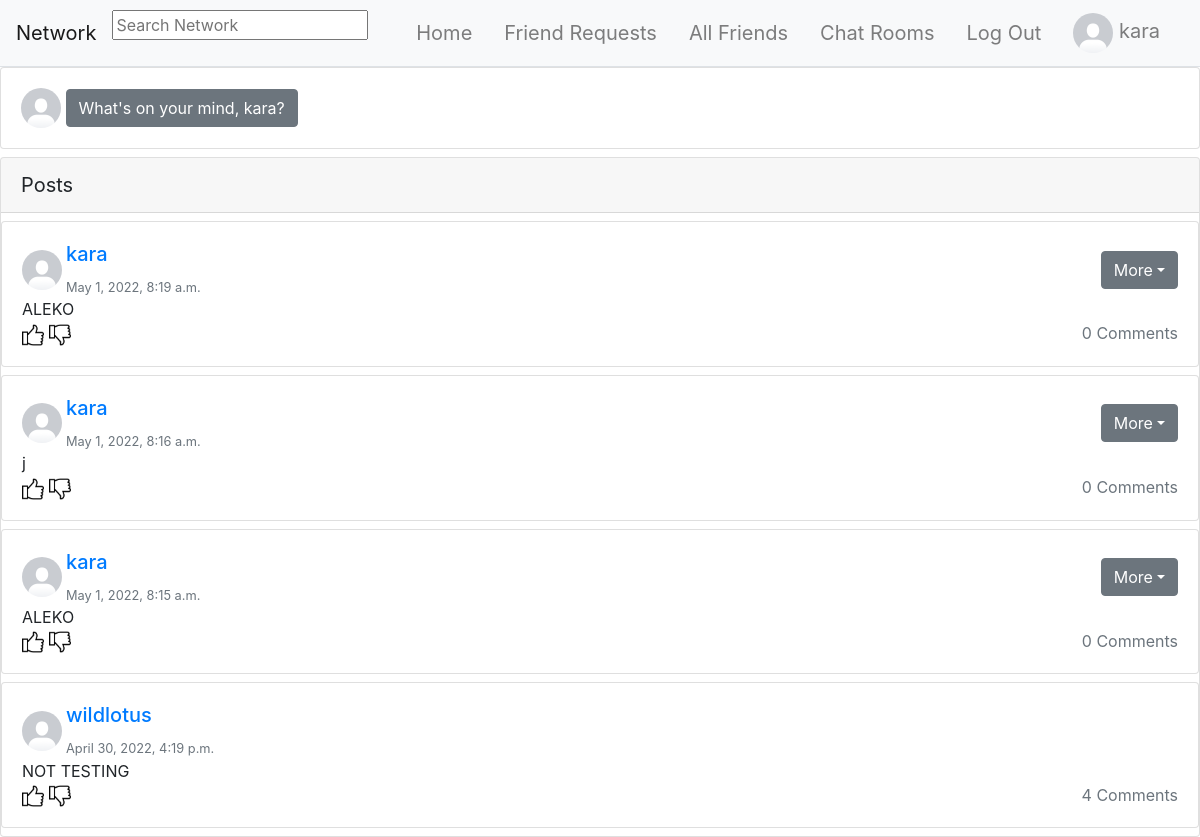
Screenshot of / (signed in) with the database file from the repository.
### network/models.py (models this page shows, shortened)
class User(AbstractUser):
    pass

class UserProfile(models.Model):
    id = models.UUIDField(primary_key=True, default=uuid.uuid4, editable=False)
    user = models.OneToOneField(User, related_name="profile", on_delete=models.CASCADE)
    bio = models.TextField(default="No Bio...", max_length=101)
    picture = models.ImageField(default="default_profile_image.png")
    friends = models.ManyToManyField(to="self", blank=True, related_name="+", symmetrical=False)
    blocked = models.ManyToManyField(to="self", blank=True, related_name="+", symmetrical=False)

class Post(models.Model):
    id = models.UUIDField(primary_key=True, default=uuid.uuid4, editable=False)
    author = models.ForeignKey(UserProfile, on_delete=models.CASCADE)
    description = models.TextField()
    only_friends = models.BooleanField(default=False)
    only_me = models.BooleanField(default=False)
    timestamp = models.DateTimeField(default=timezone.now)
    likes = models.ManyToManyField(UserProfile, blank=True, related_name="likes")
    dislikes = models.ManyToManyField(UserProfile, blank=True, related_name="dislikes")

### network/views.py (the view)
# urls.py: path("", views.index, name="index"),
@login_required
def index(request):
    return render(request, "network/index.html", {
        "posts": ignore_blocked_users_posts(request.user.profile),
    })

### network/views.py (called while the page is built)
@login_required
def ignore_blocked_users_posts(profile):
    blocked_profiles = profile.blocked.all()
    posts = Post.objects.filter(
        ~Q(author__in=blocked_profiles)
    ).order_by('-timestamp')
    print(posts)
    return posts

### templates/network/index.html (shortened to what this page needs)
{% extends "network/layout.html" %} {% load static %} {% load mathfilters %}
{% block body %}
{% if not search %}
    <div id="newPost">
        <div class="card">
            <div class="card-body">
                <a href="{% url 'profile' request.user.profile.id %}">
                    <img src="{{ request.user.profile.picture.url }}" class="d-inline" alt="Logged in Profile Picture"
                        width="40px" height="40px" style="border-radius: 50%">
                </a>
                <button type="button" class="btn btn-secondary" data-toggle="modal" data-target="#myModal" id="postModal">What's on your
                    mind, {{ request.user.username }}?</button>
            </div>
        </div>
    </div>
{% endif %}
{% if search %}
    <div class="card">
        <div class="card-header" style="font-size: 20px;">Users</div>
        {% for profile in profiles %}
            {% include "network/profiles.html" %}
        {% empty %}
            <div class="d-flex justify-content-center text-muted">
                <h4 class="mt-3 mb-3">No users available</h4>
            </div>
        {% endfor %}
    </div>
    <div class="card">
        <div class="card-header" style="font-size: 20px;">Posts</div>
        {% for post in posts %}
            {% include "network/posts.html" %}
        {% empty %}
            <div class="d-flex justify-content-center text-muted">
                <h4 class="mt-3 mb-3">No posts available</h4>
            </div>
        {% endfor %}
    </div>
{% else %}
    <div class="card mt-2">
        <div class="card-header mb-2" style="font-size: 20px;">Posts</div>
        {% for post in posts %}
            {% include "network/posts.html" %}
        {% empty %}
            <div class="d-flex justify-content-center text-muted">
                <h4 class="mt-3 mb-3">No posts available</h4>
            </div>
        {% endfor %}
    </div>
{% endif %}
{% endblock %}

### templates/network/layout.html (shortened to what this page needs)
{% load static %}
<!DOCTYPE html>
<html lang="en">
<head>
    <link rel="stylesheet" href="https://stackpath.bootstrapcdn.com/bootstrap/4.4.1/css/bootstrap.min.css">
    <link rel="stylesheet" href="{% static 'network/css/styles.css' %}">
    <link rel="stylesheet" href="https://unpkg.com/@trevoreyre/autocomplete-js/dist/style.css">
</head>
<body>
    <nav class="navbar navbar-expand-lg navbar-light bg-light sticky-top border-bottom">
        <a class="navbar-brand" href="{% url 'index' %}">Network</a>
        {% if request.user.is_authenticated %}
            <div id="autocomplete" class="autocomplete" style="width: 320px;">
                <form action="{% url 'search_results' %}" method="get">
                    <input class="autocomplete-input" id="autocomplete_input" placeholder="Search Network" name="q">
                </form>
            </div>
        {% endif %}
        <div class="collapse navbar-collapse" id="navbarNav">
            <ul class="navbar-nav mx-auto">
                {% if user.is_authenticated %}
                <li class="nav-item">
                    <a class="navbar-brand nav-link" href="{% url 'index' %}">
                        Home
                    </a>
                </li>
                <li class="nav-item">
                    <a class="navbar-brand nav-link" href="{% url 'friend_requests' %}">
                        Friend Requests
                    </a>
                </li>
                <li class="nav-item">
                    <a class="navbar-brand nav-link" href="{% url 'friends' %}">
                        All Friends
                    </a>
                </li>
                <li class="nav-item">
                    <a class="navbar-brand nav-link" href="{% url 'chat:index' %}">
                        Chat Rooms
                    </a>
                </li>
                <li class="nav-item">
                    <a class="navbar-brand nav-link" href="{% url 'account_logout' %}">
                        Log Out
                    </a>
                </li>
                {% endif %}
            </ul>
            {% if user.is_authenticated %}
                <ul class="navbar-nav ml-auto">
                    <a class="nav-link navbar-brand" href="{% url 'profile' request.user.profile.id %}" id="profile">
                        <li class="nav-item">
                            <img src="{{ user.profile.picture.url }}" alt="Logged in Profile Picture" width="40" height="40" style="border-radius: 50%;" id="logged_in_picture">
                            {{ user.username }}
                        </li>
                    </a>
                </ul>
            {% endif %}
        </div>
    </nav>
    <div class="body">
        {% block body %}
        {% endblock %}
    </div>
</body>
</html>

### templates/network/posts.html (shortened to what this page needs)
{% load static %} {% load mathfilters %}
{% if post.only_friends %}
{% if post.author in request.user.profile.friends.all or request.user.profile in post.author.friends.all or post.author == request.user.profile %}
<div class="card mb-2" id="post_{{ post.id }}">
    <div class="card-body">
        <div class="d-flex align-items-center">
            <div>
                <a href="{% url 'profile' post.author.id %}">
                    <img src="{{ post.author.picture.url }}" alt="Post Auhor Profile Picture" width="40" height="40"
                        style="border-radius: 50%">
                </a>
            </div>
            <div class="flex-column ml-1">
                <div>
                    <a href="{% url 'profile' post.author.id %}">
                        <h5 class="card-title">
                            {{ post.author.user.username }}
                        </h5>
                    </a>
                </div>
                <div>
                    <small>
                        <p class="card-text text-muted">{{ post.timestamp }}</p>
                    </small>
                </div>
            </div>
            {% if request.user.profile == post.author %}
            <div class="ml-auto">
                <div class="dropdown">
                    <button type="button" class="btn btn-secondary dropdown-toggle" id="dropdownMenuButton"
                        data-toggle="dropdown" aria-haspopup="true" aria-expanded="false">More</button>
                </div>
            </div>
            {% endif %}
        </div>
        <span class="card-text" id="post_description_{{ post.id }}">{{ post.description }}</span>
        <div class="d-flex">
            <div>
                {% if request.user.profile in post.likes.all %}
                <img src="{% static 'network/images/like_fill.png' %}" alt="" width="22" height="22" class="reaction"
                    data-post_id="{{ post.id }}" data-reaction="like">
                {% else %}
                <img src="{% static 'network/images/like.png' %}" alt="" width="22" height="22" class="reaction"
                    data-post_id="{{ post.id }}" data-reaction="like">
                {% endif %}
                {% if request.user.profile in post.dislikes.all %}
                <img src="{% static 'network/images/dislike_fill.png' %}" alt="" width="22" height="22" class="reaction"
                    data-post_id="{{ post.id }}" data-reaction="dislike">
                {% else %}
                <img src="{% static 'network/images/dislike.png' %}" alt="" width="22" height="22" class="reaction"
                    data-post_id="{{ post.id }}" data-reaction="dislike">
                {% endif %}
            </div>
            <div class="ml-auto">
                <span class="text-secondary comments" data-post_id="{{ post.id }}" id="comments_amount_{{ post.id }}">
                    {{post.comments.all.count }} Comments
                </span>
            </div>
        </div>
    </div>
</div>
{% endif %}
{% endif %}

### rows the page displays
User: profile.picture (placeholder picture), username "kara", user.profile.picture (placeholder picture), user.username "kara"
Post: author.picture (placeholder picture), author.user.username "kara", timestamp "May 1, 2022, 8:19 a.m.", description "ALEKO", only_friends True (drawn), comments.all.count "0"
Post: author.picture (placeholder picture), author.user.username "kara", timestamp "May 1, 2022, 8:16 a.m.", description "j", only_friends True (drawn), comments.all.count "0"
Post: author.picture (placeholder picture), author.user.username "kara", timestamp "May 1, 2022, 8:15 a.m.", description "ALEKO", only_friends True (drawn), comments.all.count "0"
Post: author.picture (placeholder picture), author.user.username "wildlotus", timestamp "April 30, 2022, 4:19 p.m.", description "NOT TESTING", only_friends True (drawn), comments.all.count "4"
